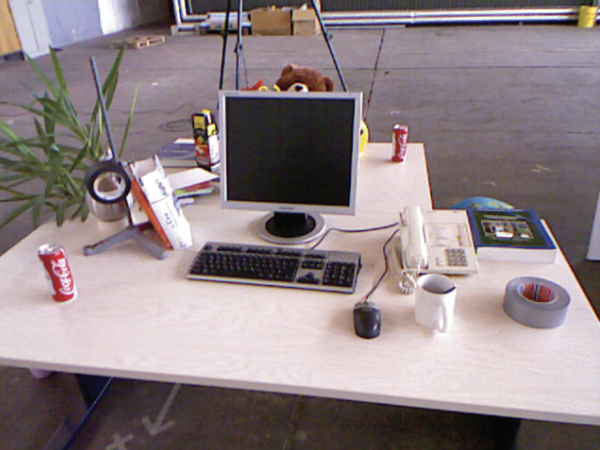
#> input picture feature_matching/desk1.png, 600 x 450 px
$ jupyter execute --allow-errors feature_match.ipynb
#> lines starting #> are read from the running program, lines starting #| are printed output that depends on the picture
# Feature Match

Feature matches.

Brute force matcher with distance between 2 pairs of features.

Distance indicates **similarity**.

Floating point type -> Euclidean distance

Binary descriptors (BRIEF) -> Hamming distance

$$d_{\text{hamming}}(a,b)=\sum^{n-1}_{i=0}(a_i \oplus b_i)$$

Brute-force matching is too slow in real-time. Use FLANN: Fast Approximate Nearest Neighbour.

[cell 1]
import numpy as np
import matplotlib.pyplot as plt
import cv2


im1 = cv2.imread('desk1.png')
#> im1 is the input picture: shape (450, 600, 3); mean B, G, R 133.8, 130.5, 143.5
im2 = cv2.imread('desk2.png')
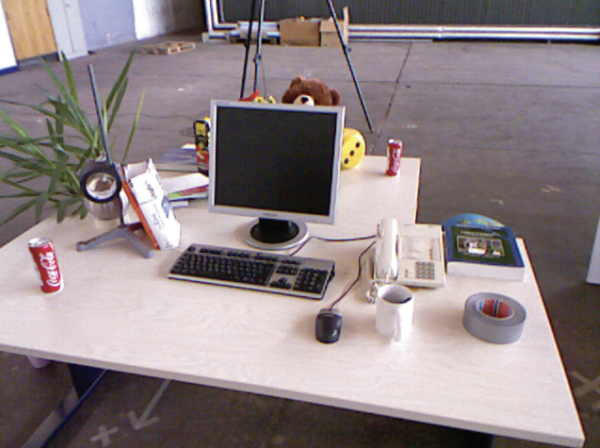
#> input picture feature_matching/desk2.png, 600 x 448 px
#> im2 is the input picture: shape (448, 600, 3); mean B, G, R 132.6, 130.2, 141.7

grayimg1 = cv2.cvtColor(im1, cv2.COLOR_BGR2GRAY)
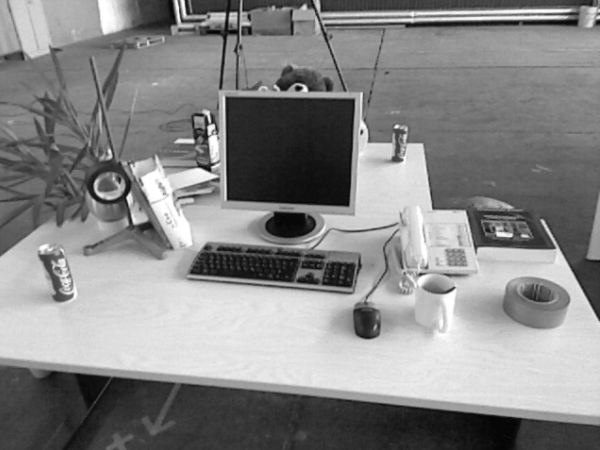
#> grayimg1: shape (450, 600); min 5, max 255, mean 134.8
grayimg2 = cv2.cvtColor(im2, cv2.COLOR_BGR2GRAY)
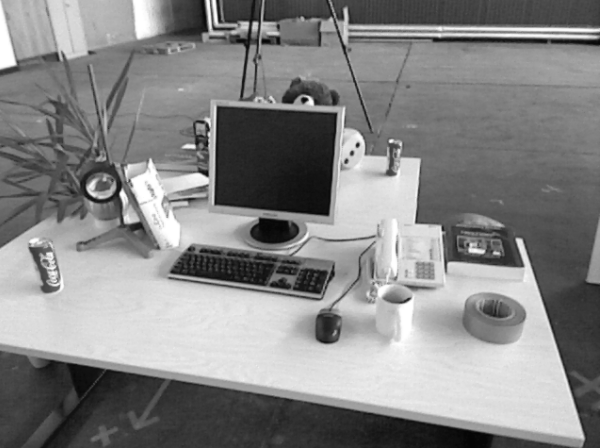
#> grayimg2: shape (448, 600); min 5, max 255, mean 133.9

orb = cv2.ORB_create()
keypoints1, descriptors1 = orb.detectAndCompute(grayimg1, None)
#> keypoints1 = 500 keypoints; strongest (x, y, size): (212, 122, 31), (301, 88, 31), (305, 86, 37.2), (300, 88, 37.2)
keypoints2, descriptors2 = orb.detectAndCompute(grayimg2, None)
#> keypoints2 = 500 keypoints; strongest (x, y, size): (310, 98, 44.6), (306, 99, 31), (357, 145, 31), (306, 100, 37.2)

# use brute force matching Hamming
matcher = cv2.BFMatcher(cv2.NORM_HAMMING, crossCheck=True)
matches = matcher.match(descriptors1, descriptors2)
#> matches = 238 matches
# sort matches
matches = sorted(matches, key = lambda x:x.distance)
worst_match = matches[-1]
best_match = matches[0]
print("Worst distance: ", worst_match.distance)
#| Worst distance:  80.0
print("Best distance: ",best_match.distance)
#| Best distance:  7.0
# draw matches
img_with_matches = cv2.drawMatches(im1, keypoints1, im2, keypoints2, matches[:20], None, flags=cv2.DrawMatchesFlags_NOT_DRAW_SINGLE_POINTS)
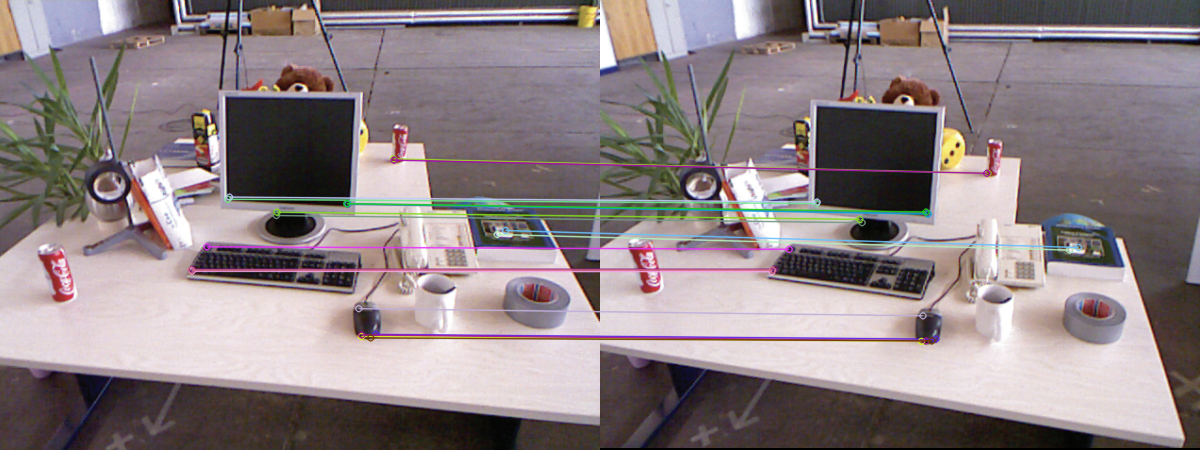
#> img_with_matches: shape (450, 1200, 3); mean B, G, R 133.1, 130, 142.1

plt.imshow(img_with_matches)
plt.show()
